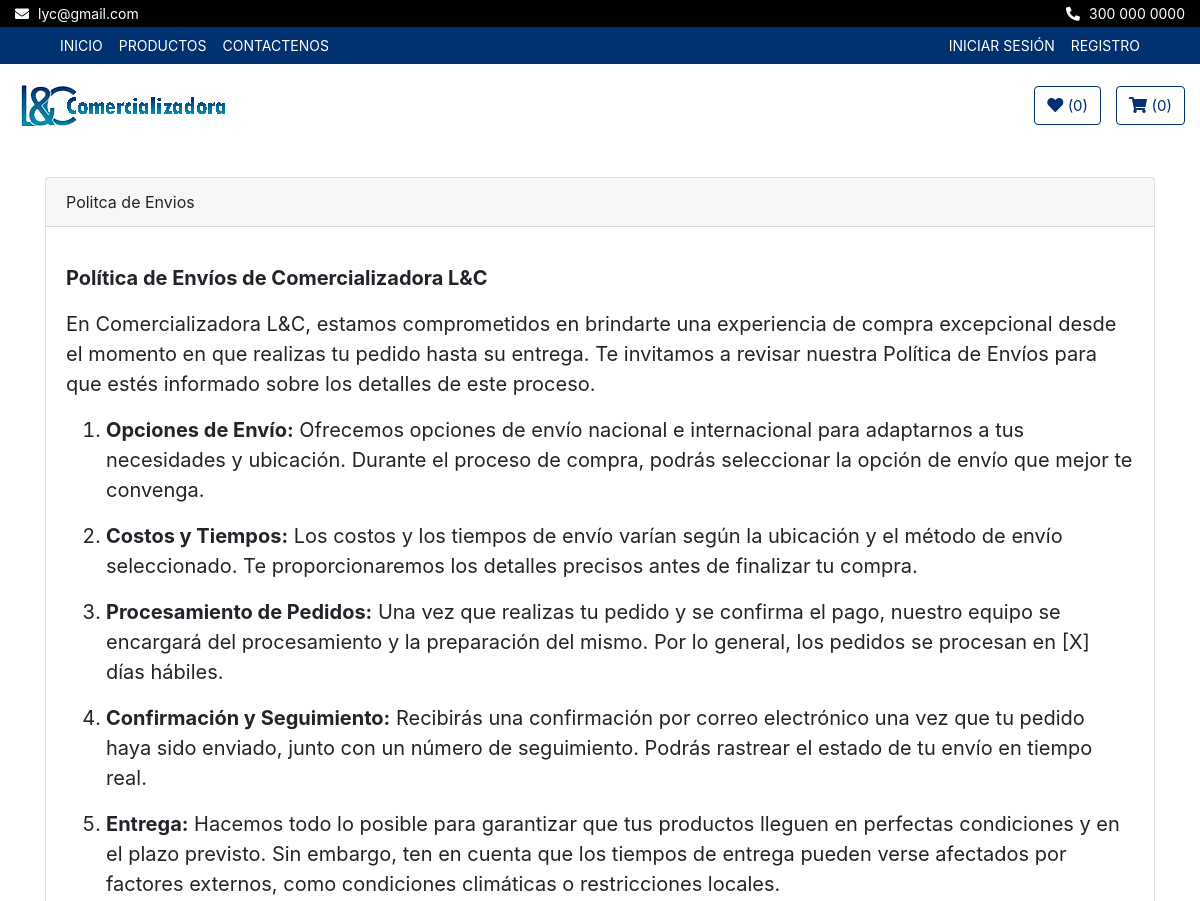
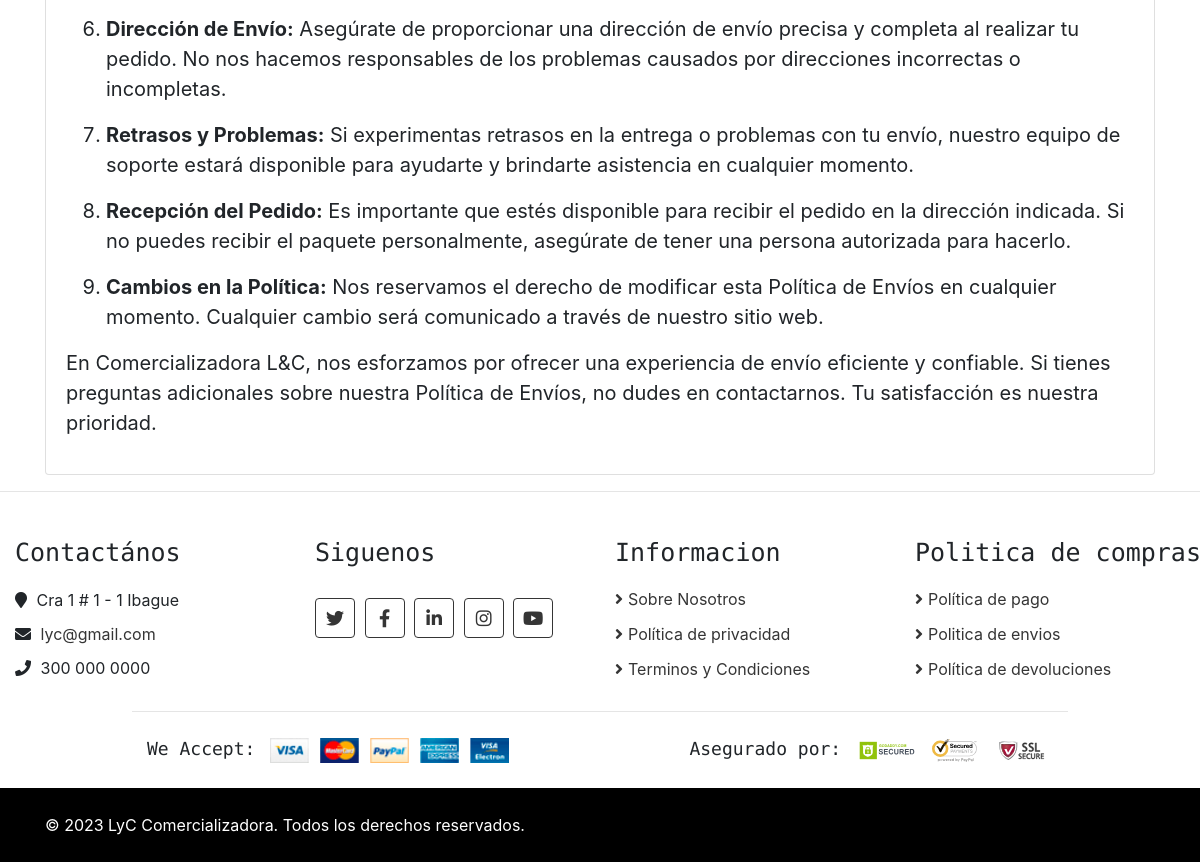
/politicas/politica-envios/, run on the app's committed database (2 pictures, top to bottom).
### politicas/models.py (models this page shows, shortened)
class CorreoEmpresa(models.Model):
    direccion = models.CharField(max_length=100)
    correo = models.EmailField(unique=True)
    telefono = models.CharField(max_length=20)

class Polenvio(models.Model):
    titulo = models.CharField(max_length=50)
    contenido = RichTextField()

class Copyright(models.Model):
    frase = models.CharField(max_length=255)

### politicas/views.py (the view)
# urls.py: path('politica-envios/', views.politica_envio, name='politica-envios'),
def politica_envio(request):
    envios = Polenvio.objects.all()
    context = {'envios': envios}
    return render(request, 'politicas/politica_envio.html', context)

### core/context_processors.py (called while the page is built)
def correo_empresa(request):
    correo_empresa = CorreoEmpresa.objects.first()
    return {'correo_empresa': correo_empresa}

def copyright(request):
    copyright = Copyright.objects.first()
    return {'copyright': copyright}

### politicas/templates/politicas/politica_envio.html (shortened to what this page needs)
{% extends 'core/base.html' %}
{% load static %}
{% block content %}
    <div class="container">
        {% for env in envios %}
            <div class="card">
                <div class="card-header">{{ env.titulo }}</div>
                <div class="card-body">
                    <blockquote class="blockquote mb-0">
                        <p>{{ env.contenido | safe }}</p>
                    </blockquote>
                </div>
            </div>
        {% endfor %}
    </div>
{% endblock %}

### core/templates/core/base.html (shortened to what this page needs)
<!DOCTYPE html>
<html lang="es">
<head>
  {% load static %}
<link rel="stylesheet" href="https://cdnjs.cloudflare.com/ajax/libs/font-awesome/5.15.3/css/all.min.css">
<link href="https://stackpath.bootstrapcdn.com/bootstrap/4.4.1/css/bootstrap.min.css" rel="stylesheet" />
<link href="https://cdnjs.cloudflare.com/ajax/libs/font-awesome/5.10.0/css/all.min.css" rel="stylesheet" />
<link href="{% static 'core/css/mainstyle.css' %}" rel="stylesheet" />
<link href="https://stackpath.bootstrapcdn.com/bootstrap/4.5.2/css/bootstrap.min.css" rel="stylesheet">
<link rel="stylesheet" href="{% static 'lib/slick/slick.css' %}" type="text/css">
<link rel="stylesheet" href="{% static 'lib/slick/slick-theme.css' %}" type="text/css">
</head>
  <body>
    <div class="top-bar">
      <div class="container-fluid">
        <div class="row">
          <div class="col-sm-6">
            <i class="fa fa-envelope"></i>
            {{ correo_empresa.correo }}
          </div>
          <div class="col-sm-6">
            <i class="fa fa-phone-alt"></i>
            {{ correo_empresa.telefono }}
          </div>
        </div>
      </div>
    </div>
    <div class="nav">
      <div class="container-fluid">
        <nav class="navbar navbar-expand-md bg-dark navbar-dark">
          <div class="collapse navbar-collapse justify-content-between" id="navbarCollapse">
            <div class="navbar-nav mr-auto">
              <a href="{% url 'home' %}" class="nav-item nav-link">Inicio</a>
              <a href="{% url 'product_list' %}" class="nav-item nav-link">Productos</a>
              <a href="{% url 'contacto' %}" class="nav-item nav-link">Contactenos</a>
            </div>
            <div class="navbar-nav ml-auto">
              {% if not request.user.is_authenticated %}
                <li class="nav-item">
                  <a class="nav-link" href="{% url 'login' %}">Iniciar sesión</a>
                </li>
                <li class="nav-item">
                  <a class="nav-link" href="{% url 'signup' %}">Registro</a>
                </li>
              {% endif %}
            </div>
          </div>
        </nav>
      </div>
    </div>
    <header class="masthead">
      <div class="bottom-bar">
        <div class="container-fluid">
          <div class="row align-items-center">
            <div class="col-md-9">
              <div class="logo">
                <a href="{% url 'home' %}">
                  <img src="/static/core/img/logo.png" alt="Logo" />
                </a>
              </div>
            </div>
            <div class="col-md-3">
              <div class="user">
                  {% if user.is_authenticated %}
                  <a href="{% url 'wishlist' %}" class="btn wishlist">
                      <i class="fa fa-heart"></i>
                      <span>({{ request.session.wishlist|length }})</span>
                  </a>
                  <a href="{% url 'cart' %}" class="btn cart" id="cart">
                      <i class="fa fa-shopping-cart"></i>
                      <span>({{ request.session.cart|length }})</span>
                  </a>
                  {% else %}
                  <a href="{% url 'login' %}" class="btn wishlist" id="wishlist">
                      <i class="fa fa-heart"></i>
                      <span>({{ request.session.wishlist|length }})</span>
                  </a>
                  <a href="{% url 'login' %}" class="btn cart">
                      <i class="fa fa-shopping-cart"></i>
                      <span>({{ request.session.cart|length }})</span>
                  </a>
                  {% endif %}
              </div>
          </div>
          </div>
        </div>
      </div>
    </header>
    {% block content%}
    {% endblock%}
    {% if request.path != "/" %}
    <hr />
    {% endif %}
    <div class="footer_container">
      <div class="footer">
        <div class="container-fluid">
          <div class="row">
            <div class="col-lg-3 col-md-6">
              <div class="footer-widget">
                <h2>Contactános</h2>
                <div class="contact-info">
                  <p>
                    <i class="fa fa-map-marker"></i> {{ correo_empresa.direccion }}
                  </p>
                  <p>
                    <i class="fa fa-envelope"></i>
                    <a href="mailto:{{ correo_empresa.correo }}" target="_blank"
                      style="color: #353535; text-decoration: none;">{{ correo_empresa.correo }}</a>
                  </p>
                  <p><i class="fa fa-phone"></i> {{ correo_empresa.telefono }}</p>
                </div>
              </div>
            </div>
            <div class="col-lg-3 col-md-6">
              <div class="footer-widget">
                <h2>Siguenos</h2>
                <div class="contact-info">
                  <div class="social">
                    <a href="https://twitter.com/" target="_blank"><i class="fab fa-twitter"></i></a>
                    <a href="https://www.facebook.com/" target="_blank"><i class="fab fa-facebook-f"></i></a>
                    <a href="https://www.linkedin.com/" target="_blank"><i class="fab fa-linkedin-in"></i></a>
                    <a href="https://www.instagram.com/" target="_blank"><i class="fab fa-instagram"></i></a>
                    <a href="https://youtu.be/E_xaxzYjc7I" target="_blank"><i class="fab fa-youtube"></i></a>
                  </div>
                </div>
              </div>
            </div>
            <div class="col-lg-3 col-md-6">
              <div class="footer-widget">
                <h2>Informacion</h2>
                <ul>
                  <li><a href="{% url 'sobre-nosotros' %}">Sobre Nosotros</a></li>
                  <li><a href="{% url 'politica-privacidad' %}">Política de privacidad</a></li>
                  <li><a href="{% url 'terminos-condiciones' %}">Terminos y Condiciones</a></li>
                </ul>
              </div>
            </div>
            <div class="col-lg-3 col-md-6">
              <div class="footer-widget">
                <h2>Politica de compras</h2>
                <ul>
                  <li><a href="{% url 'politica-pagos' %}">Política de pago</a></li>
                  <li><a href="{% url 'politica-envios' %}">Politica de envios</a></li>
                  <li><a href="{% url 'politica-devoluciones' %}">Política de devoluciones</a></li>
                </ul>
              </div>
            </div>
          </div>
          <div class="row payment align-items-center">
            <div class="col-md-6">
              <div class="payment-method">
                <h2>We Accept:</h2>
                <img src="{% static 'core/img/payment-method.png' %}" alt="Payment Method" />
              </div>
            </div>
            <div class="col-md-6">
              <div class="payment-security">
                <h2>Asegurado por:</h2>
                <img src="{% static 'core/img/godaddy.svg' %}" alt="Payment Security" />
                <img src="{% static 'core/img/norton.svg' %}" alt="Payment Security" />
                <img src="{% static 'core/img/ssl.svg' %}" alt="Payment Security" />
              </div>
            </div>
          </div>
        </div>
      </div>
      <div class="footer-bottom">
        <div class="container">
          <div class="row">
            <div class="col-md-6 copyright">
              <p>{{ copyright.frase }}</p>
            </div>
          </div>
        </div>
      </div>
    </div>
  </body>
</html>

### core/static/core/css/mainstyle.css (style rules this page uses)
body { color: #353535; font-family: 'Open Sans', sans-serif; font-weight: 400; background: #f3f6ff; }
a { color: #003171; }
h2 { font-family: 'Source Code Pro', monospace; font-weight: 700; }
@media (min-width: 992px) { .container-fluid { padding-right: 60px; padding-left: 60px; } }
.btn { color: #003171; background: #ffffff; }
.top-bar { padding: 3px 0; font-size: 14px; color: #ffffff; background: #000000; }
.top-bar i { margin-right: 5px; }
.top-bar .col-sm-6:first-child { text-align: left; }
.top-bar .col-sm-6:last-child { text-align: right; }
.nav { position: relative; }
@media (min-width: 992px) { .nav .container-fluid { padding-left: 52px; padding-right: 52px; } }
.nav .navbar { height: 100%; padding: 0; }
@media (min-width: 768px) { .nav, .nav .navbar { background: #003171 !important; } }
@media (min-width: 768px) { .nav .navbar-dark a.nav-link { color: #ffffff; font-size: 14px; text-transform: uppercase; } }
.bottom-bar { padding: 15px 0; background: #ffffff; margin-bottom: 30px; }
.bottom-bar .logo { text-align: left; overflow: hidden; }
.bottom-bar .logo a img { max-height: 60px; }
.bottom-bar .user { font-size: 0; text-align: right; }
.bottom-bar .user .wishlist { margin-right: 15px; }
.bottom-bar .user .cart i, .bottom-bar .user .wishlist i { color: #003171; }
.bottom-bar .user .cart span, .bottom-bar .user .wishlist span { color: #003171; font-size: 15px; }
@media (min-width: 768px) { .bottom-bar { max-height: 90px; } }
.footer { position: relative; padding: 30px 0 0 0; background: #ffffff; }
.footer .footer-widget { position: relative; width: 100%; margin-bottom: 30px; }
.footer .footer-widget h2 { font-size: 25px; white-space: nowrap; margin-bottom: 20px; }
.footer .footer-widget ul { margin: 0; padding: 0; list-style: none; }
.footer .footer-widget ul li { margin-bottom: 12px; }
.footer .footer-widget ul li:last-child { margin-bottom: 0; }
.footer .footer-widget ul li a { color: #353535; white-space: nowrap; display: block; line-height: 23px; transition: all .3s; }
.footer .footer-widget ul li a::before { content: '\f105'; font-family: 'Font Awesome 5 Free'; font-weight: 900; padding-right: 5px; }
.footer .contact-info p { margin-bottom: 10px; font-size: 16px; }
.footer .contact-info p i { margin-right: 5px; }
.footer .social { position: relative; width: 100%; }
.footer .social a { display: inline-block; margin: 10px 5px 0 0; width: 40px; height: 40px; padding: 6px 0; text-align: center; font-size: 18px; color: #353535; border: 1px solid #353535; border-radius: 4px; transition: all .3s; }
.footer .payment { padding-top: 25px; padding-bottom: 25px; border-top: 1px solid rgba(0,0,0,.1); }
@media (min-width: 992px) { .footer .payment { max-width: 80%; margin: 0 auto; } }
.footer .payment-method, .footer .payment-security { overflow: hidden; }
.footer .payment-method { text-align: left; }
.footer .payment-security { text-align: right; }
.footer .payment-method h2, .footer .payment-security h2 { display: inline-block; margin: 0 10px 0 0; font-size: 18px; font-weight: 400; line-height: 22px; }
.footer .payment-method img, .footer .payment-security img { height: 25px; }
.footer-bottom { position: relative; padding: 25px 0; background: #000000; }
.footer-bottom .copyright { text-align: left; }
.footer-bottom .copyright p, .footer-bottom .template-by p { color: #ffffff; font-weight: 400; margin: 0; }

### core/templates/core/base.html (style rules this page uses)
.cart { color: #003171; background: #ffffff; border-color: #003171; }
.wishlist { color: #003171; background: #ffffff; border-color: #003171; }

### data on the page
CorreoEmpresa: correo "lyc@gmail.com", telefono "300 000 0000", direccion "Cra 1 # 1 - 1 Ibague"
Polenvio: titulo "Politca de Envios", contenido "Política de Envíos de Comercializadora L&C En Comercializadora L&C, estamos comprometidos en brindarte una experiencia de compra excepcional desde el momento en que realizas tu pedido hasta su entrega. Te invitamos a revisar nuestra Política de Envíos para que estés informado sobre los detalles de este proceso. Opciones de Envío: Ofrecemos opciones de envío nacional e internacional para adaptarnos a tus necesidades y ubicación. Durante el proceso de compra, podrás seleccionar la opción de envío que mejor te convenga. Costos y Tiempos: Los costos y los tiempos de envío varían según la ubicación y el método de envío seleccionado. Te proporcionaremos los detalles precisos antes de finalizar tu…"
Copyright: frase "© 2023 LyC Comercializadora. Todos los derechos reservados."

### other printed values
{{ request.session.wishlist|length }} "0"
{{ request.session.cart|length }} "0"
